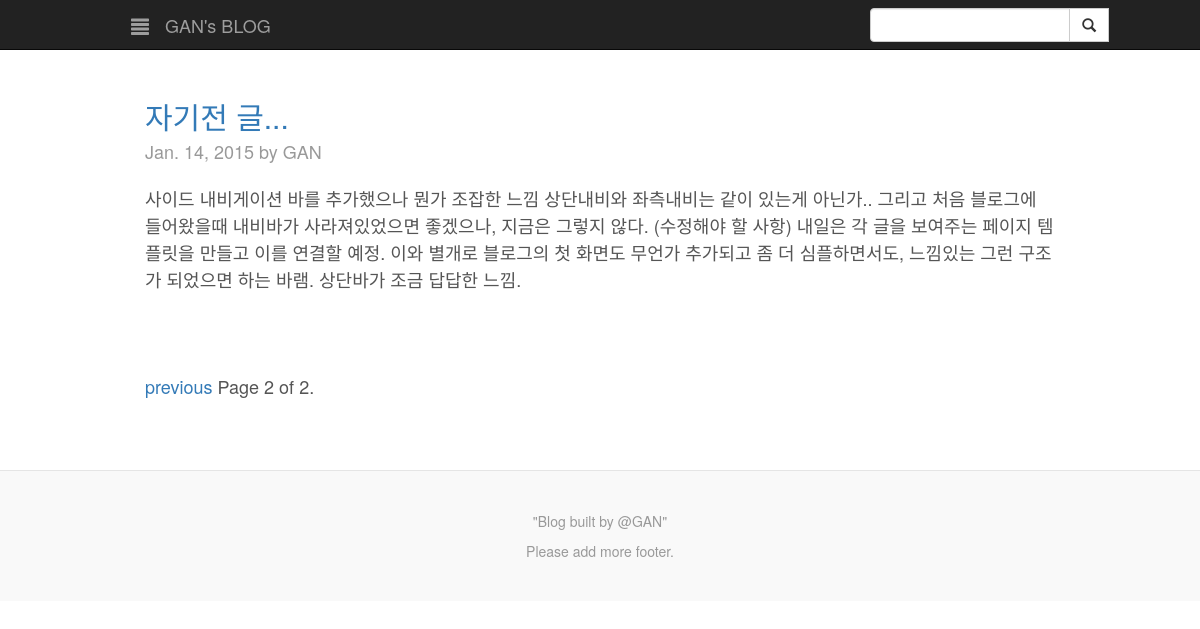
Screenshot of /blog/?page=2 with the database file from the repository.
### blog/models.py (models this page shows)
class Article(models.Model):
	included_at = models.ForeignKey(Category,null=True)
	subject = models.CharField(max_length=50)
	writer = models.CharField(max_length=30, default='GAN')
	written_at = models.DateTimeField(auto_now_add=True, auto_now=False)
	modified_at = models.DateTimeField(auto_now=True)
	contents = models.TextField(max_length=2000)

### blog/views.py (the view)
class MainView(ListView):
	model = Article
	template_name = 'blog/blog_main.html'
	context_object_name = 'article_list'
	paginate_by = 5
	def get_context_data(self, **kwargs):
		context = super(MainView, self).get_context_data(**kwargs)
		context['latest_article_list'] = Article.objects.order_by('-modified_at')[:10]
		context['article_list'] = Article.objects.order_by('-written_at')
		context['category_list'] = Category.objects.order_by('order')
		context['user'] = self.request.user
		return context

### blog/templates/blog/blog_main.html (shortened to what this page needs)
{% extends "blog/blog_base.html" %}
{% block body %}
<div class="blog-template">
	<div class="row">
		<div class="col-sm-12 blog-main" id="posts">
			{% if article_list %}
				{% for article in page_obj.object_list %}
					<div class="blog-post">
						<h2 class="blog-post-title">
							<a href="/blog/article/{{article.pk}}"> {{ article.subject }} </a>
						</h2>
						<p class="blog-post-meta"> {{ article.written_at.date }} by {{ article.writer }} </p>
						<p> {{ article.contents }} </p>
					</div>
				{% endfor %}
				{% if is_paginated %}
					<div class="pagination">
						<span class="page-links">
							{% if page_obj.has_previous %}
								<a href="/blog/?page={{ page_obj.previous_page_number }}"> previous </a>
							{% endif %}
							<span class="page-current">
								Page {{ page_obj.number }} of {{ page_obj.paginator.num_pages }}.
							</span>
						</span>
					</div>
				{% endif %}
			{% endif %}
		</div>
	</div>
</div>
{% endblock %}

### blog/static/blog/blog-main.css (style rules this page uses)
body { padding-top: 50px; padding-bottom: 20px; color: #555; }
h1, .h1, h2, .h2, h3, .h3, h4, .h4, h5, .h5, h6, .h6 { margin-top: 0; font-family: "Helvetica Neue", Helvetica, Arial, sans-serif; font-weight: normal; color: #333; }
.blog-template { padding: 30px 15px; text-align: left; }
.blog-main { font-size: 18px; line-height: 1.5; }
.blog-post { margin-bottom: 60px; }
.blog-post-title { margin-bottom: 5px; font-size: 30px; }
.blog-post-meta { margin-bottom: 20px; color: #999; }

### rows the page displays
Article: subject "자기전 글...", written_at "Jan. 14, 2015", writer "GAN", contents "사이드 내비게이션 바를 추가했으나 뭔가 조잡한 느낌 상단내비와 좌측내비는 같이 있는게 아닌가.. 그리고 처음 블로그에 들어왔을때 내비바가 사라져있었으면 좋겠으나, 지금은 그렇지 않다. (수정해야 할 사항) 내일은 각 글을 보여주는 페이지 템플릿을 만들고 이를 연결할 예정. 이와 별개로 블로그의 첫 화면도 무언가 추가되고 좀 더 심플하면서도, 느낌있는 그런 구조가 되었으면 하는 바램. 상단바가 조금 답답한 느낌."

### other values shown
{{ page_obj.number }} "2"
{{ page_obj.paginator.num_pages }} "2"
